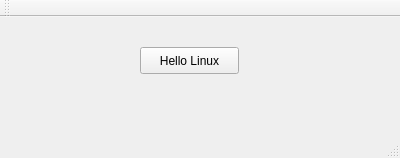
<?xml version="1.0" encoding="UTF-8"?>
<ui version="4.0">
 <class>WinHello</class>
 <widget class="QMainWindow" name="WinHello">
  <property name="geometry">
   <rect>
    <x>0</x>
    <y>0</y>
    <width>400</width>
    <height>158</height>
   </rect>
  </property>
  <property name="windowTitle">
   <string>WinHello</string>
  </property>
  <widget class="QWidget" name="centralWidget">
   <widget class="QPushButton" name="pushButton">
    <property name="geometry">
     <rect>
      <x>140</x>
      <y>30</y>
      <width>99</width>
      <height>27</height>
     </rect>
    </property>
    <property name="text">
     <string>Hello Linux</string>
    </property>
   </widget>
  </widget>
  <widget class="QMenuBar" name="menuBar">
   <property name="geometry">
    <rect>
     <x>0</x>
     <y>0</y>
     <width>400</width>
     <height>28</height>
    </rect>
   </property>
  </widget>
  <widget class="QToolBar" name="mainToolBar">
   <attribute name="toolBarArea">
    <enum>TopToolBarArea</enum>
   </attribute>
   <attribute name="toolBarBreak">
    <bool>false</bool>
   </attribute>
  </widget>
  <widget class="QStatusBar" name="statusBar"/>
 </widget>
 <layoutdefault spacing="6" margin="11"/>
 <resources/>
 <connections/>
</ui>
